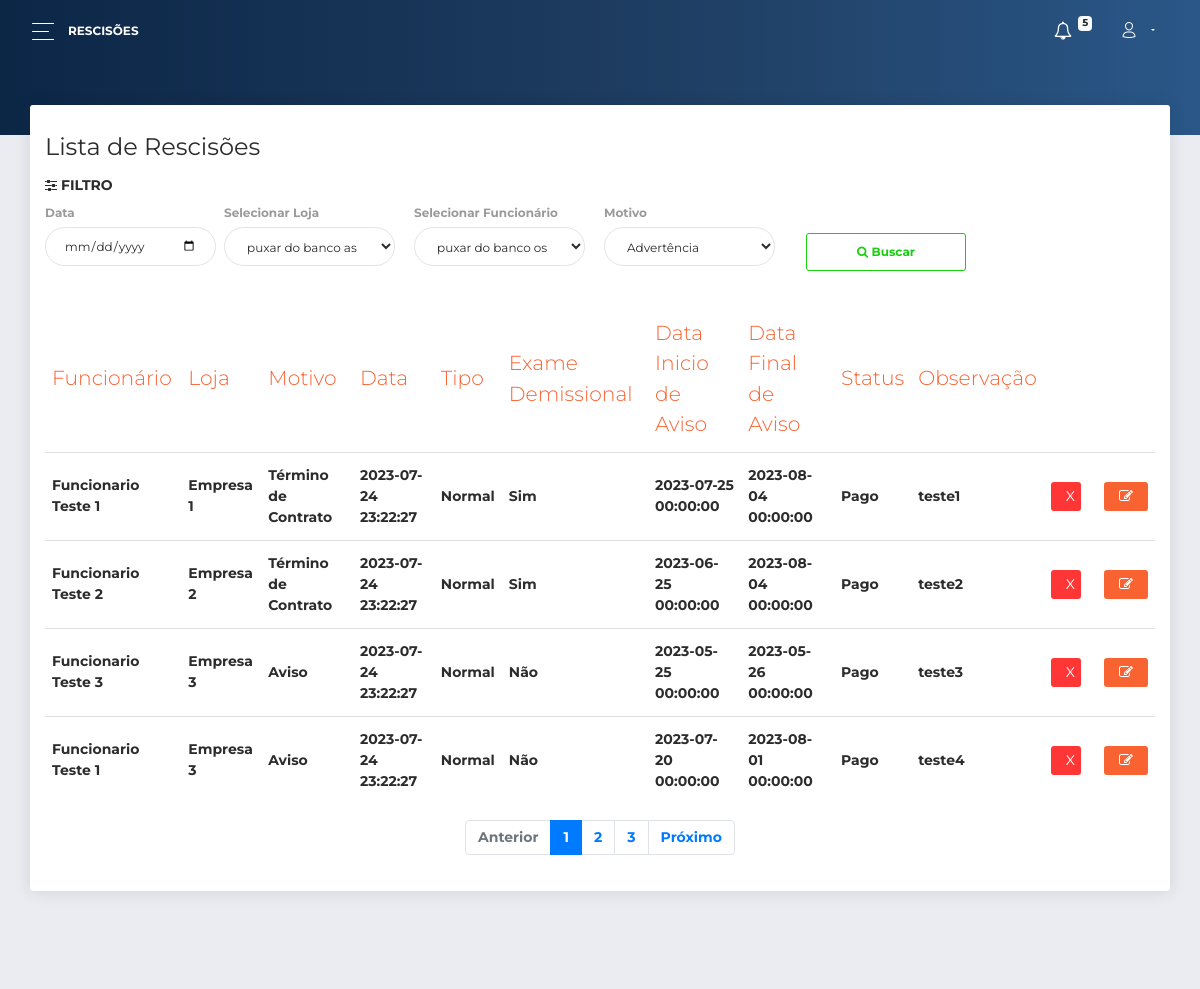
/painel/rescisoes.php (signed in), run on an earlier commit of the app's database.
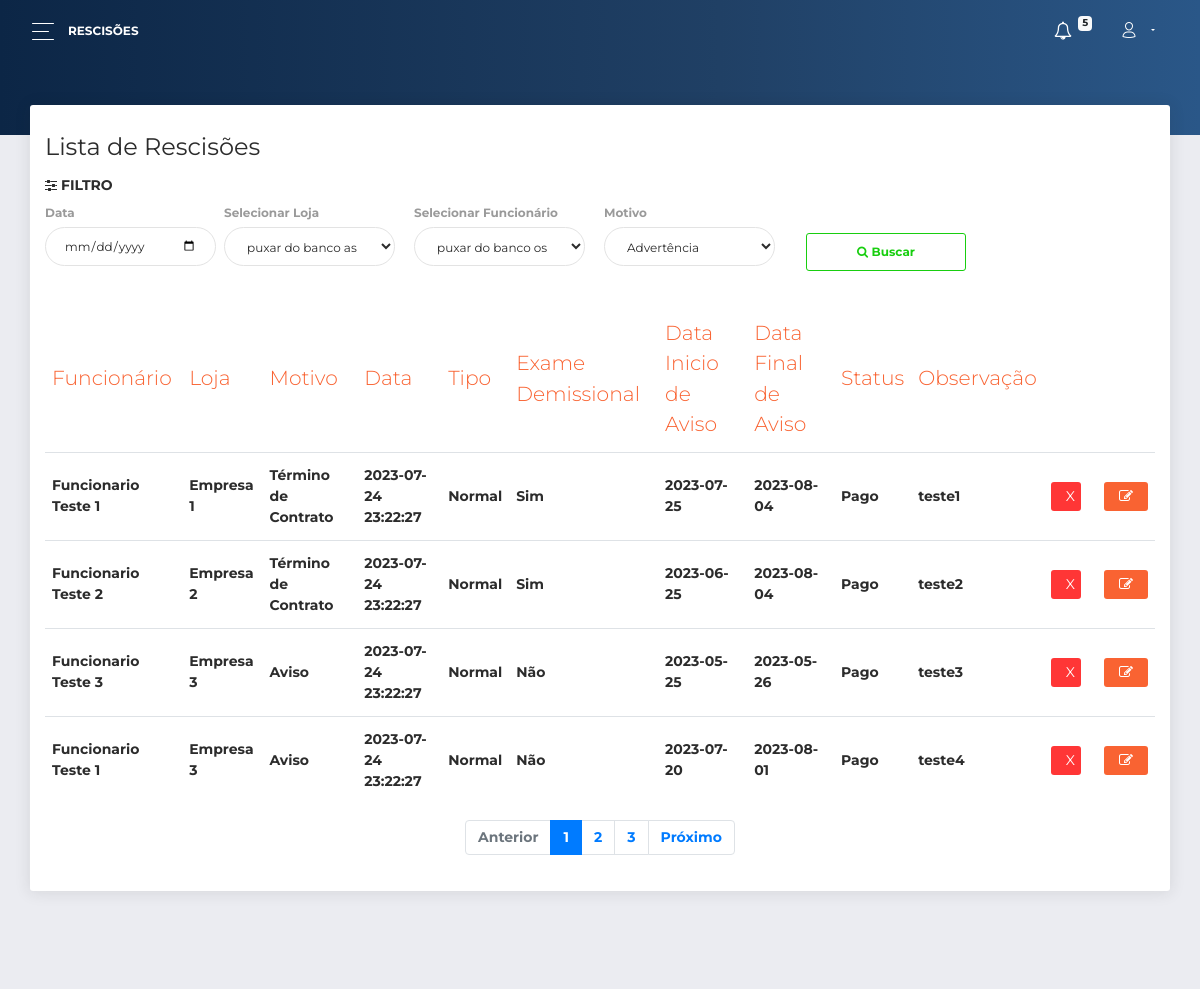
And on a later commit of the database.
### tables this page shows
CREATE TABLE IF NOT EXISTS `recisoes` (
  `id` INT NOT NULL AUTO_INCREMENT,
  `exame_demissional` VARCHAR(45) NOT NULL,
  `tipo` VARCHAR(15) NOT NULL,
  `data_inicio_aviso` DATE NOT NULL,
  `data_fim_aviso` DATE NOT NULL,
  `motivo` VARCHAR(45) NOT NULL,
  `observacao` TEXT NOT NULL,
  `status` VARCHAR(15) NOT NULL,
  `data_criacao` DATETIME NOT NULL,
  `funcionarios_id` INT NOT NULL,
  `empresas_id` INT NOT NULL,
  PRIMARY KEY (`id`),
  INDEX `fk_recisoes_funcionarios1_idx` (`funcionarios_id` ASC),
  INDEX `fk_recisoes_empresas1_idx` (`empresas_id` ASC),
  CONSTRAINT `fk_recisoes_funcionarios1`
    FOREIGN KEY (`funcionarios_id`)
    REFERENCES `funcionarios` (`id`)
    ON DELETE NO ACTION
    ON UPDATE NO ACTION,
  CONSTRAINT `fk_recisoes_empresas1`
    FOREIGN KEY (`empresas_id`)
    REFERENCES `empresas` (`id`)
    ON DELETE NO ACTION
    ON UPDATE NO ACTION);

### painel/rescisoes.php (the view, shortened to what the changed rows need)
<?php
include_once "../complements/inicio_php.php";
require "../complements/begin_page.php";
$pesquisa_recisoes = "SELECT * FROM acessos_recisoes WHERE usuarios_id =".$_SESSION["id_usuario_login"]['id']." order by data_criacao;";
$resultado_recisoes = mysqli_query($conn, $pesquisa_recisoes);
?>
<body class="">
  <div class="wrapper ">
    <div class="main-panel" id="main-panel">
      <div class="content">
        <div class="row">
          <div class="col-md-12">
            <div class="card">
              <div class="card-body">
                <div class="table-responsive">
                  <table class="table">
                    <thead class=" text-primary">
                      <th>
                        Funcionário
                      </th>
                      <th>
                        Loja
                      </th>
                      <th>
                        Motivo
                      </th>
                      <th>
                        Data
                      </th>
                      <th>
                        Tipo
                      </th>
                      <th>
                        Exame Demissional
                      </th>
                      <th>
                        Data Inicio de Aviso
                      </th>
                      <th>
                        Data Final de Aviso
                      </th>
                      <th>
                        Status
                      </th>
                      <th>
                        Observação
                      </th>
                    </thead>
                    <tbody>
                    <?php  while ($row_recisoes = mysqli_fetch_assoc($resultado_recisoes)){ ?>
                      <tr>
                        <td>
                          <?php echo $row_recisoes['funcionario_nome_completo'];?>
                        </td>
                        <td>
                          <?php echo $row_recisoes['empresa_nome_loja'];?>
                        </td>
                        <td>
                          <?php echo $row_recisoes['motivo'];?>
                        </td>
                        <td>
                          <?php echo $row_recisoes['data_criacao'];?>
                        </td>
                        <td>
                          <?php echo $row_recisoes['tipo'];?>
                        </td>
                        <td>
                          <?php echo $row_recisoes['exame_demissional'];?>
                        </td>
                        <td>
                          <?php echo $row_recisoes['data_inicio_aviso'];?>
                        </td>
                        <td>
                          <?php echo $row_recisoes['data_fim_aviso'];?>
                        </td>
                        <td>
                          <?php echo $row_recisoes['status'];?>
                        </td>
                        <td>
                          <?php echo $row_recisoes['observacao'];?>
                        </td>
                        <td>
                          <form action="" method="get">
                            <button style="width: 60%;"  name="excluir" onclick="myFunction()" class="btn btn-danger btn-sm">X</button>
                        </form>
                        </td>
                        <td>
                          <form action="">
                            <button class="btn btn-primary btn-sm" title="Editar Vendedor"><i class=" fa fa-edit"></i></button>
                        </form>
                        </td>
                      </tr>
                    <?php } ?>
                    </tbody>
                  </table>
                </div>
              </div>
            </div>
          </div>
        </div>
      </div>
    </div>
  </div>
</body>
</html>

What changed in the data, as far as the page shows it:
changed recisoes "teste1": data_inicio_aviso "2023-07-25 00:00:00" → "2023-07-25"; data_fim_aviso "2023-08-04 00:00:00" → "2023-08-04"
changed recisoes "teste2": data_inicio_aviso "2023-06-25 00:00:00" → "2023-06-25"; data_fim_aviso "2023-08-04 00:00:00" → "2023-08-04"
changed recisoes "teste3": data_inicio_aviso "2023-05-25 00:00:00" → "2023-05-25"; data_fim_aviso "2023-05-26 00:00:00" → "2023-05-26"
changed recisoes "teste4": data_inicio_aviso "2023-07-20 00:00:00" → "2023-07-20"; data_fim_aviso "2023-08-01 00:00:00" → "2023-08-01"
